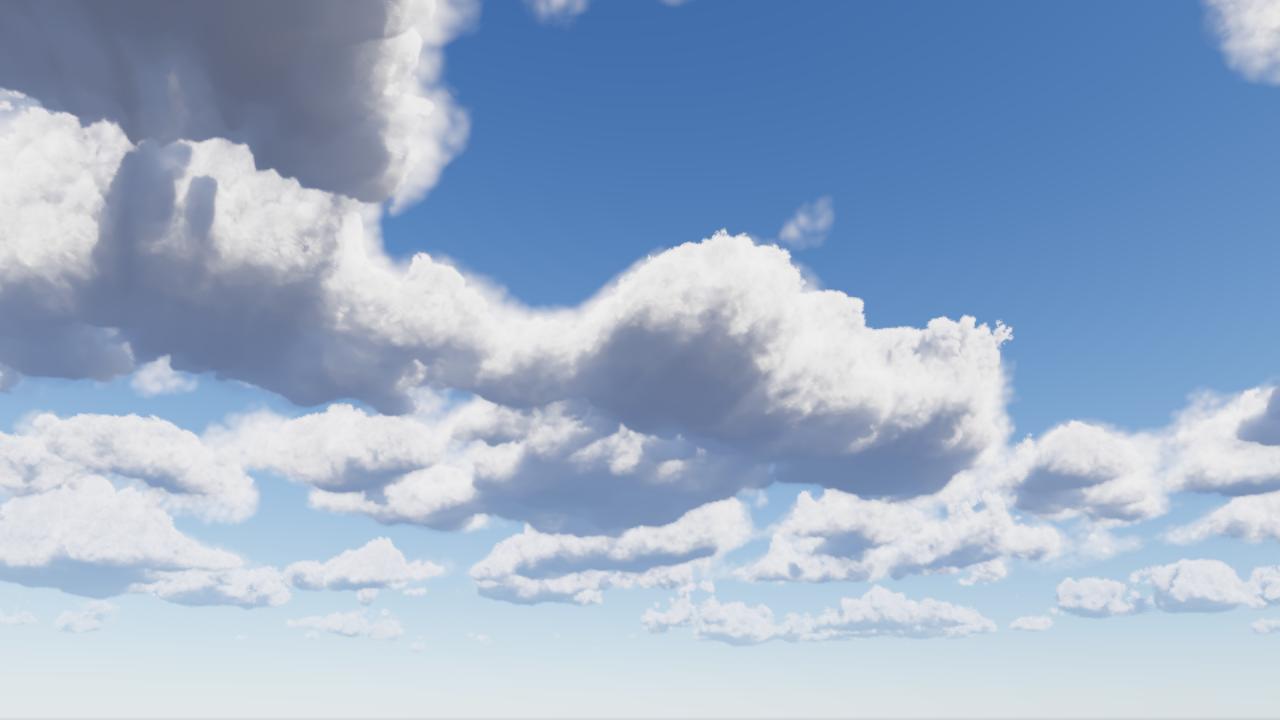
#> input picture work/captures/P2-5f/A/gp7.png, 1280 x 720 px
$ python sheet.py
#> lines starting #> are read from the running program, lines starting #| are printed output that depends on the picture
#> `sheet = Image.new('RGB', (3 * W + 2 * G, LH + H), (20, 20, 20))`: sheet: PIL image 1936x378 RGB; every value is 20
### work/captures/P2-5f/measure.py
# P2.5f: the top outline's width, measured as in P2.5e: 100 columns across the central body (frame x 590..940), luminance from sky to the
# lit top, the 10-90 % rise in px (median), the max step per px (8-bit luminance, median), and the outer (10 %) row (median, frame y).
# Run from this directory: python3 measure.py A/gp7.png B/gp7.png ...
import sys
import numpy as np
from PIL import Image

def measure(path):
#> called with path = 'A/gp7.png'
    a = np.asarray(Image.open(path).convert('RGB'), dtype=np.float32)
    L = 0.2126 * a[..., 0] + 0.7152 * a[..., 1] + 0.0722 * a[..., 2]
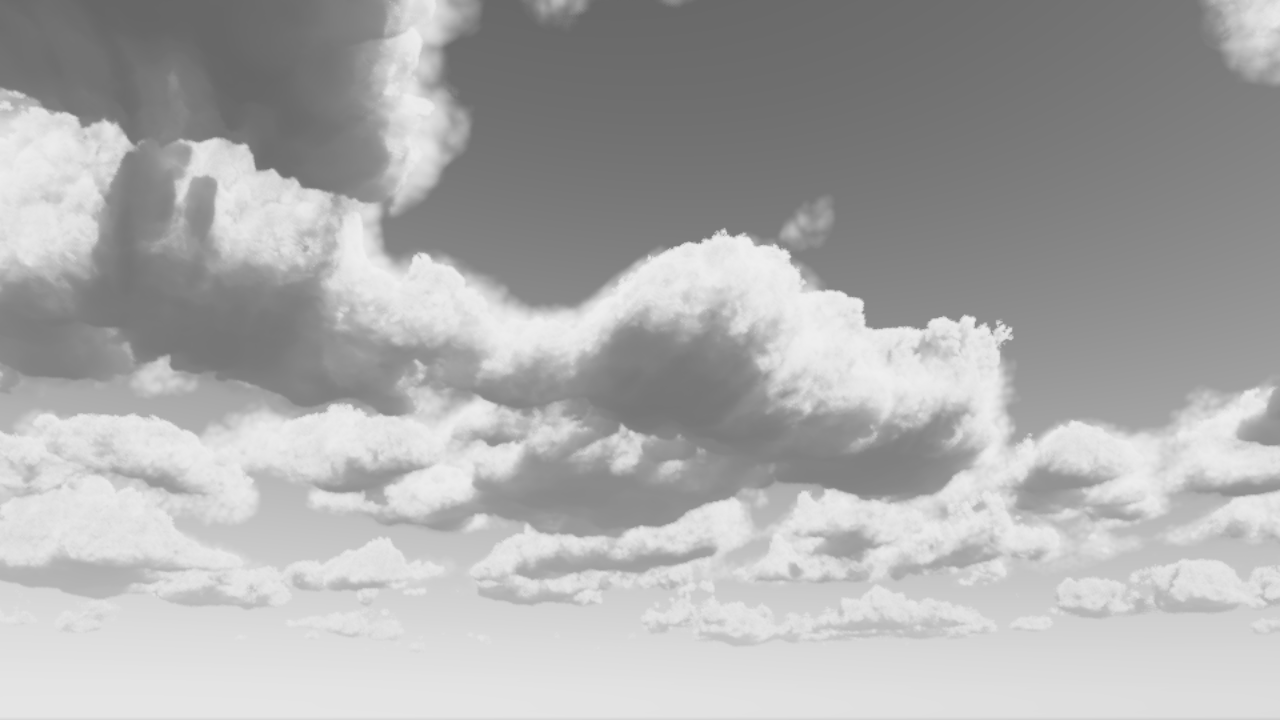
#> L: shape (720, 1280) float32; min 103.8, max 240, mean 172.2
    widths, steps, outer = [], [], []
    for x in np.linspace(590, 940, 100).astype(int):
        col = L[200:420, x]
        peak = col.max(); ip = int(col.argmax())
        sky = np.median(col[:8])
        if peak - sky < 30: continue
        f = (col - sky) / (peak - sky)
        i50 = int(np.argmax(f >= 0.5))
        if i50 < 3 or i50 > ip: continue
        i10 = i50
        while i10 > 0 and f[i10] >= 0.1: i10 -= 1
        i90 = i50
        while i90 < ip and f[i90] < 0.9: i90 += 1
        widths.append(i90 - i10); outer.append(200 + i10)
        steps.append(np.diff(col[i10:i90 + 1]).max() if i90 > i10 else 0)
#> this loop made 100 passes
#> (peak, ip, sky, i50) on passes 1 to 12: (237.3, 121, 122.5, 100), (238.2, 120, 122.5, 98), (238.2, 115, 122.5, 95), (238.2, 104, 122.5, 92), (238.2, 101, 122.2, 88), (238.2, 99, 122.2, 86), (238.2, 98, 122.2, 84), (238.2, 99, 122.2, 84), (238, 96, 121.8, 79), (238.2, 91, 121.8, 75), (237.3, 88, 121.8, 73), (238.2, 86, 121.8, 71)
#> after the loop, outer = 100 values, max 291 at index 89, min 211 at index 58, mean 261.8; steps = 100 values, max 65.98 at index 99, min 7.77 at index 2, mean 32.06; widths = 100 values, max 79 at index 95, min 3 at index 25, mean 18.83
    return np.median(widths), np.median(steps), np.median(outer), len(widths)

# [4 lines that do not run on import are left out]

### work/captures/P2-5f/sheet.py
# P2.5f sheet: gp7 (fit lighting), the crisp hardness as pure gain (no cut), every other edge-character factor off (edgeFactors 4).
# Each panel is the P2.5d/e 1:1 crop (x 440..1080, y 200..560 of the 1280x720 frame), labelled with the top outline's 10-90 % width (measure.py).
# Run from this directory: python3 sheet.py
from PIL import Image, ImageDraw
from measure import measure
CX, CY, W, H, LH, G = 440, 200, 640, 360, 18, 8
cols = [('A', 'A: feature off'), ('B', 'B: pure gain, edgeSteepGain 4'), ('C', 'C: pure gain, edgeSteepGain 12')]
sheet = Image.new('RGB', (3 * W + 2 * G, LH + H), (20, 20, 20))
d = ImageDraw.Draw(sheet)
for i, (s, name) in enumerate(cols):
    w, st, o, n = measure(f'{s}/gp7.png')
#> w = 13; st = 32.81; o = 264.5; n = 100
    x0 = i * (W + G)
    d.text((x0 + 6, 3), f'{name}  |  top edge 10-90 %: {w:.1f} px (max step {st:.0f}/px)', fill=(230, 230, 230))
    sheet.paste(Image.open(f'{s}/gp7.png').convert('RGB').crop((CX, CY, CX + W, CY + H)), (x0, LH))
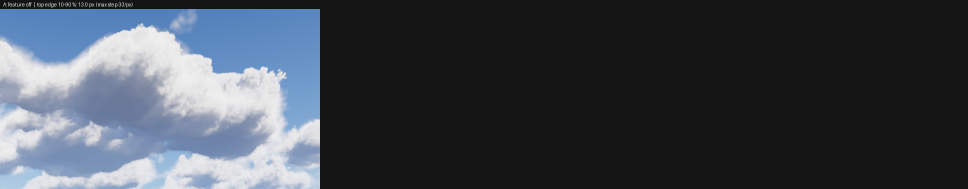
#> sheet: PIL image 1936x378 RGB (shown at 1/2 size); mean R, G, B 63, 68.8, 77.3
sheet.save('sheet.jpg', quality=85)
